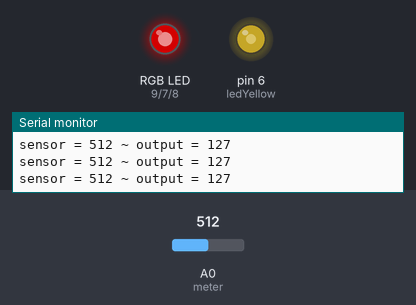
A sketch run on a simulated Arduino Uno, built with avr-gcc and run on an emulated ATmega328P. Parts: an RGB LED mixed from three pins (HIGH = lit), output pins drawn as LEDs (lit = HIGH), the last lines printed to the serial monitor. The inputs (shaded band) are chosen by the test bench; at power-on: A0 (meter) = 512. Dim RGB values are drawn brighter than linear.

Above: at 1.2 s.
1.3 s: A0 (meter) set to 415
At 2.1 s:
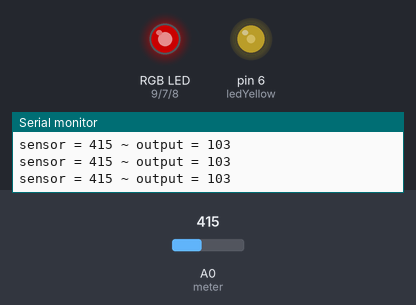
4.3 s: A0 (meter) set to 386
At 4.9 s:
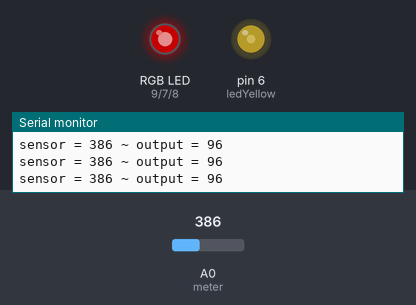
7.3 s: A0 (meter) set to 716
At 8.4 s:
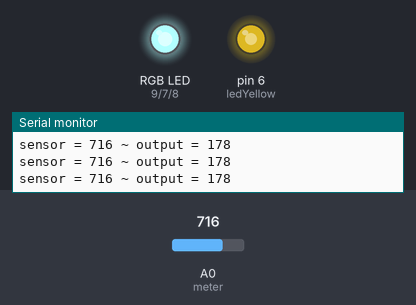
8.8 s: A0 (meter) set to 988
At 9.8 s:
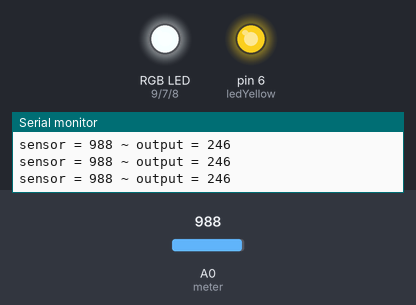
10.3 s: A0 (meter) set to 1016
At 11.4 s:
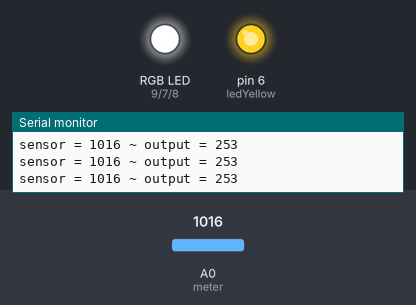
13.3 s: A0 (meter) set to 122
At 14.6 s:
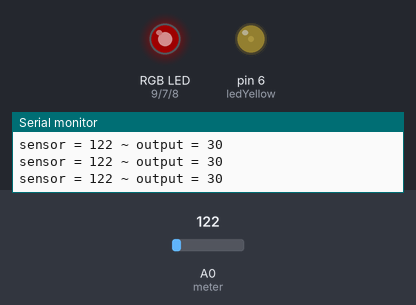
Timing chart, 0 to 15.8 s (numbered marks = the images above; inputs shaded):
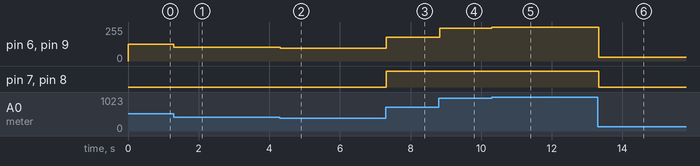

The sketch:

led-potentiometer.ino
```cpp
// asign inputs-outputs to pins - stay constant
const int ledBlue = 8;
const int ledRed = 9;
const int ledGreen = 7;
const int ledYellow = 6;
const int meter = A0;

// variables that will change throughout the loop
int sensorValue = 0;
int outputValue = 0;

// initial setup
void setup() {
  pinMode(ledBlue, OUTPUT);
  pinMode(ledRed, OUTPUT);
  pinMode(ledGreen, OUTPUT);
  pinMode(ledYellow, OUTPUT);
  pinMode(meter, INPUT);
  Serial.begin(9600);
}

void loop() {

  // read the potenciometer value
  sensorValue = analogRead(meter);

  // get potentiometer range (0-1023) and remap its to values for LEDs (0-255)
  outputValue = map(sensorValue, 0, 1023, 0, 255);

  // pass remaped values to LEDs
  analogWrite(ledRed, outputValue);
  analogWrite(ledYellow, outputValue);
  analogWrite(ledBlue, outputValue);
  analogWrite(ledGreen, outputValue);

  // print the values to Serial for easier debugging
  Serial.print("sensor = ");
  Serial.print(sensorValue);
  Serial.print(" ~ ");
  Serial.print("output = ");
  Serial.println(outputValue);

  delay(10);

}
```

Measured:
- after the input at 1.3 s, pin 6 (ledYellow), pin 9 (ledRed): 127/255 → 103/255 at once
- after the input at 4.3 s, pin 6 (ledYellow), pin 9 (ledRed): 103/255 → 96/255 at once
- after the input at 7.3 s, pin 6 (ledYellow), pin 9 (ledRed): 96/255 → 178/255 at once; pin 7 (ledGreen), pin 8 (ledBlue): LOW → HIGH at once
- after the input at 8.8 s, pin 6 (ledYellow), pin 9 (ledRed): 178/255 → 246/255 at once
- after the input at 10.3 s, pin 6 (ledYellow), pin 9 (ledRed): 246/255 → 253/255 at once
- after the input at 13.3 s, pin 6 (ledYellow), pin 9 (ledRed): 253/255 → 30/255 at once; pin 7 (ledGreen), pin 8 (ledBlue): HIGH → LOW at once
